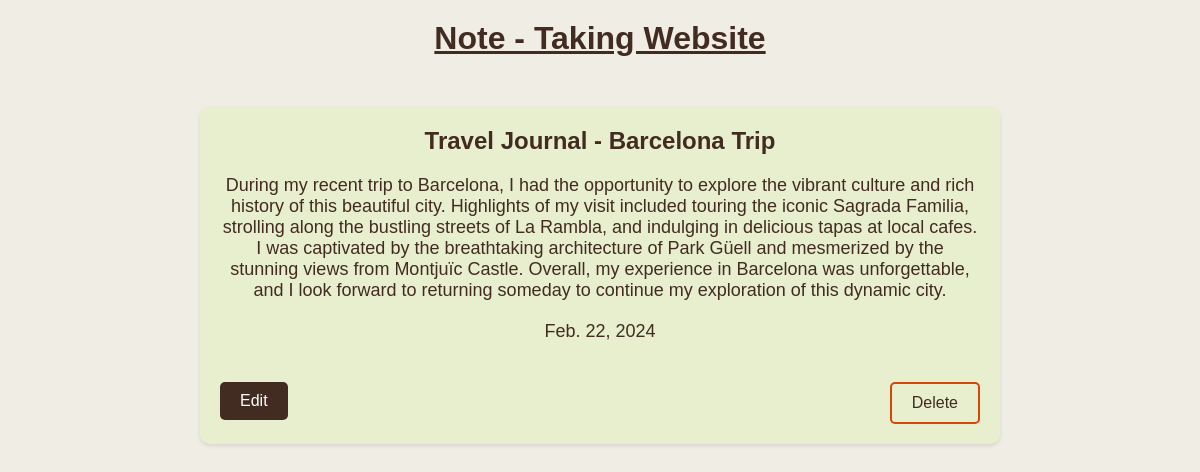
The page /note/Travel Journal - Barcelona Trip on the database its author committed.
### app/models.py (models this page shows)
class Note(models.Model):
    title = models.CharField(max_length=50)
    content = models.CharField(max_length=2000)
    data_created = models.DateField()
    class Meta:
        db_table = "NOTE DATA"

### app/views.py (the view)
# urls.py: path('note/<note_title>', views.note_details, name="note_details"),
def note_details(request, note_title):
    note = get_object_or_404(Note, title=note_title)
    return render(request, 'note_details.html', {"note": note})

### app/templates/note_details.html (shortened to what this page needs)
<!DOCTYPE html>
<html lang="en">
<head>
</head>
<body>
    <a href="{% url 'landing_page' %}">
        <h1>Note - Taking Website</h1>
    </a>
    <div class="container">
        <div class="main-section">
            <h2>{{ note.title }}</h2>
            <p>{{ note.content }}</p>
            <p>{{ note.data_created }}</p>
            <div class="button-container">
                <a href="{% url 'edit_note' note.title %}">
                    <button class="edit">Edit</button>
                </a>
                <form action="{% url 'delete_note' note.title %}" method="post">
                    <input class="delete-button" type="submit" value="Delete">
                </form>
            </div>
        </div>
    </div>
</body>
</html>

### app/templates/note_details.html (style rules this page uses)
body, h1, h2, h3, p, ul, li { margin: 0; padding: 0; box-sizing: border-box; font-family: Arial, sans-serif; }
body { background-color: #F0EDE5; color: #422b20; text-align: center; padding: 20px; }
.container { max-width: 800px; margin: 0 auto; }
.main-section { margin-top: 50px; background-color: #E8EFCF; padding: 20px; border-radius: 10px; box-shadow: 0 2px 4px rgba(0, 0, 0, 0.1); display: flex; flex-direction: column; }
.main-section h2 { font-size: 24px; margin-bottom: 20px; }
.main-section p { font-size: 18px; margin-bottom: 20px; }
.button-container { margin-top: 20px; display: flex; justify-content: space-between; }
.button-container button { background-color: #422b20; color: #fff; padding: 10px 20px; border: none; border-radius: 5px; font-size: 16px; cursor: pointer; transition: background-color 0.3s; }
.delete-button { background-color: #E8EFCF; color: #422b20; padding: 10px 20px; border: 2px solid #d34707; border-radius: 5px; font-size: 16px; cursor: pointer; transition: background-color 0.3s, color 0.3s; }
a { color: inherit; }

### rows shown on the page
Note: title "Travel Journal - Barcelona Trip", content "During my recent trip to Barcelona, I had the opportunity to explore the vibrant culture and rich history of this beautiful city. Highlights of my visit included touring the iconic Sagrada Familia, strolling along the bustling streets of La Rambla, and indulging in delicious tapas at local cafes. I was captivated by the breathtaking architecture of Park Güell and mesmerized by the stunning views from Montjuïc Castle. Overall, my experience in Barcelona was unforgettable, and I look forward to returning someday to continue my exploration of this dynamic city.", data_created "Feb. 22, 2024"
